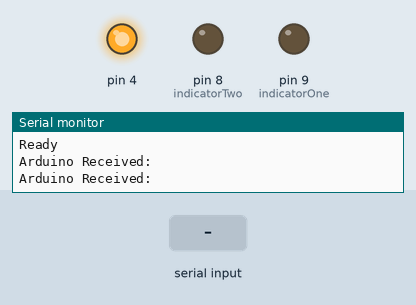
Recording of a sketch running on a simulated Arduino Uno, built with avr-gcc and run on an emulated ATmega328P. Shown: output pins drawn as LEDs (lit = HIGH), the last lines printed to the serial monitor. The test bench sets the inputs (shaded band). WiFi joins after 1.5 s; servers stay silent unless stated; uploads are accepted with an empty reply.

Above: at 3.2 s.
3.3 s: "NOK*\n" received over the second serial link
At 5.1 s:
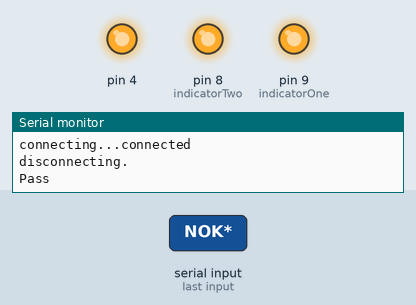
9.6 s: "*\n" received over the second serial link
At 11.8 s:
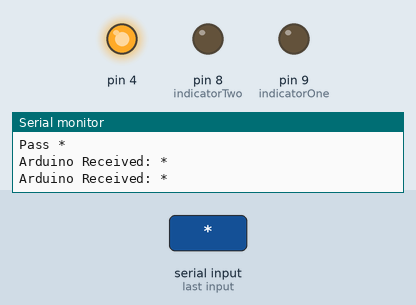
Timing chart, 0 to 13.3 s (numbered marks = the images above; inputs shaded):
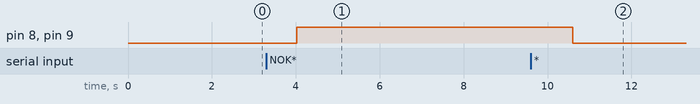

The sketch:

radio_base_xbee.ino
```cpp
/*
   Arduino Base Station Server
*/

#include <SPI.h>
#include <Ethernet.h>
#include <SoftwareSerial.h>
String inData;
String finalData;
String finalPage;

int indicatorOne = 9;
int indicatorTwo = 8;

// software serial #1: RX = digital pin 2, TX = digital pin 3
//Serial port comms (xBee)
SoftwareSerial XBee(2, 3);

String readString;
bool alarmStatus = false;

//MAC Adress
byte mac[] = {  0xDE, 0xAD, 0xBE, 0xEF, 0xFE, 0xED };

//Arduino network settings
IPAddress ip(192,168,0,2);
IPAddress gateway(192, 168, 0, 1);
IPAddress subnet(255, 255, 255, 0);

//Main App Server
IPAddress server(192,168,0,3);

//Change to your domain name for virtual servers
char serverName[] = "192.168.0.3";

// change to your server's port
int serverPort = 88;

EthernetClient client;
// set this to the number of milliseconds delay
// this is 30 seconds
#define delayMillis 30000UL

unsigned long thisMillis = 0;
unsigned long lastMillis = 0;

char pageAdd[64];

void setup() {
  Serial.begin(9600);

  pinMode(indicatorOne, OUTPUT);
  pinMode(indicatorTwo, OUTPUT);

  //Xbee Coms begin
  XBee.begin(9600);

  // disable SD SPI
  pinMode(4,OUTPUT);
  digitalWrite(4,HIGH);

  // Start ethernet
  Serial.println(F("Starting ethernet..."));
  Ethernet.begin(mac, ip, gateway, gateway, subnet);
  Serial.println(Ethernet.localIP());

  delay(2000);
  Serial.println(F("Ready"));
  ledStatus(false);
}

void loop()
{
  inData = "";

  if (Serial.available())
  { // If data comes in from serial monitor, send it out to XBee
    XBee.write(Serial.read());
  }

  while (XBee.available() > 0)
  {
    char recieved = XBee.read();

    if (recieved == '#')
    {
      inData = "";
    }
    else
    {
      inData += recieved;
    }

    // Process message when new line character is recieved
    if (recieved == '*')
    {
      Serial.println(inData);
      if(inData == "NOK*"){
        alarmStatus = true;
      }
      else
      {
        alarmStatus = false;
      }
    }
    if (recieved == '\n')
    {
      finalData = inData;
      inData = "";
    }
  }

  Serial.print("Arduino Received: ");
  Serial.print(finalData);
  Serial.println("");

  if(alarmStatus)
  {
    XBee.println("ACK ALARLM");
    ledStatus(true);
    //sprintf(pageAdd,"/index.php?test=%s",finalData);
    finalPage = "/cti/devs/pci/event.php?data=" + finalData;
    finalPage.toCharArray(pageAdd, 64);
    if(!getPage(server,serverPort,pageAdd))
    {
      Serial.print(F("Fail "));
    }
    else
    {
      Serial.print(F("Pass "));
    }
  }
  else
  {
    ledStatus(false);
    XBee.println("ADIP");
  }

  inData = ""; // Clear recieved buffer

  delay(1000);
}

void ledStatus(bool on)
{
  if(on == true)
  {
    digitalWrite(indicatorOne, HIGH);
    digitalWrite(indicatorTwo, HIGH);
  }
  else
  {
    digitalWrite(indicatorOne, LOW);
    digitalWrite(indicatorTwo, LOW);
  }
}

byte getPage(IPAddress ipBuf,int thisPort, char *page)
{
  int inChar;
  char outBuf[128];

  Serial.print(F("connecting..."));

  if(client.connect(ipBuf,thisPort) == 1)
  {
    Serial.println(F("connected"));

    sprintf(outBuf,"GET %s HTTP/1.1",page);
    client.println(outBuf);
    sprintf(outBuf,"Host: %s",serverName);
    client.println(outBuf);
    client.println(F("Connection: close\r\n"));
  }
  else
  {
    Serial.println(F("failed"));
    return 0;
  }

  // connectLoop controls the hardware fail timeout
  int connectLoop = 0;

  while(client.connected())
  {
    while(client.available())
    {
      inChar = client.read();
      Serial.write(inChar);
      // set connectLoop to zero if a packet arrives
      connectLoop = 0;
    }

    connectLoop++;

    // if more than 10000 milliseconds since the last packet
    if(connectLoop > 10000)
    {
      // then close the connection from this end.
      Serial.println();
      Serial.println(F("Timeout"));
      client.stop();
    }
    // this is a delay for the connectLoop timing
    delay(1);
  }

  Serial.println();

  Serial.println(F("disconnecting."));
  // close client end
  client.stop();

  return 1;
}
```

Measured:
- after the input at 3.3 s, pin 8 (indicatorTwo), pin 9 (indicatorOne): LOW → HIGH after 0.73 s
- after the input at 9.6 s, pin 8 (indicatorTwo), pin 9 (indicatorOne): HIGH → LOW after 1.0 s
